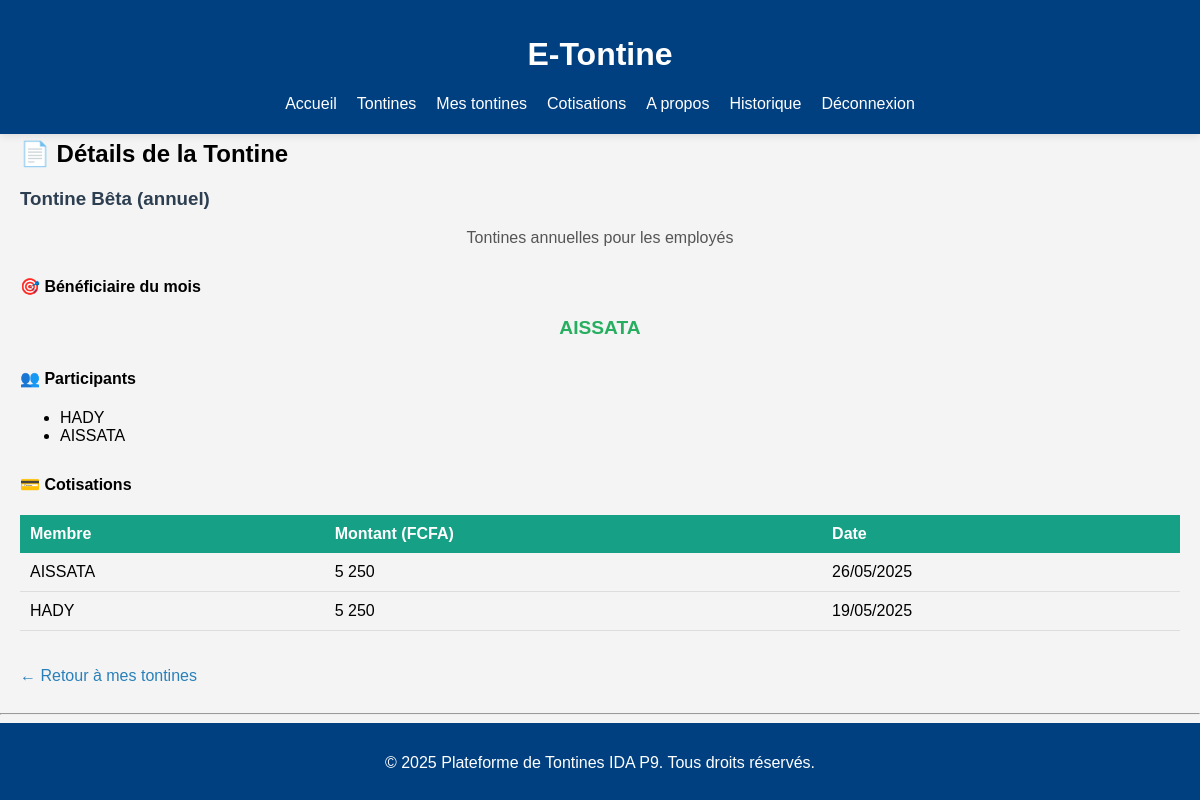
Page /details_tontine.php?tontine=10 (signed in) on the committed database.
### tables this page shows
CREATE TABLE `tontines` (
  `id` int(11) NOT NULL,
  `nom` varchar(100) NOT NULL,
  `description` text DEFAULT NULL,
  `type` enum('mensuel','annuel') NOT NULL,
  `date_creation` date NOT NULL,
  `createur_id` int(11) NOT NULL,
  `montant` decimal(10,2) NOT NULL,
  `frequence` enum('quotidien','hebdomadaire','mensuel') NOT NULL,
  `date_debut` date NOT NULL,
  `statut` enum('active','terminee') DEFAULT 'active',
  `created_by` int(11) DEFAULT NULL,
  `created_at` timestamp NOT NULL DEFAULT current_timestamp()
);

CREATE TABLE `users` (
  `id` int(11) NOT NULL,
  `username` varchar(50) NOT NULL,
  `password` varchar(255) NOT NULL,
  `telephone` varchar(9) NOT NULL,
  `Adresse` varchar(100) NOT NULL,
  `email` varchar(255) DEFAULT NULL,
  `reset_token` varchar(64) DEFAULT NULL,
  `token_expire` datetime DEFAULT NULL
);

CREATE TABLE `participations` (
  `id` int(11) NOT NULL,
  `user_id` int(11) NOT NULL,
  `tontine_id` int(11) NOT NULL,
  `date_participation` date DEFAULT curdate(),
  `created_at` datetime DEFAULT current_timestamp()
);

CREATE TABLE `cotisations` (
  `id` int(11) NOT NULL,
  `tontine_id` int(11) DEFAULT NULL,
  `user_id` int(11) DEFAULT NULL,
  `montant` decimal(10,2) DEFAULT NULL,
  `date_paiement` date DEFAULT curdate(),
  `statut` enum('payé','en attente') DEFAULT 'payé',
  `date_cotisation` datetime NOT NULL DEFAULT current_timestamp()
);

### details_tontine.php (the view, shortened to what this page needs)
<?php
require_once 'includes/db.php';
include 'includes/header.php';
$tontine_id = (int)$_GET['tontine'];
$stmt = $pdo->prepare("SELECT nom, type, description FROM tontines WHERE id = ?");
$stmt->execute([$tontine_id]);
$tontine = $stmt->fetch();
$stmt3 = $pdo->prepare("
    SELECT c.montant, c.date_cotisation, u.username
    FROM cotisations c
    JOIN users u ON c.user_id = u.id
    WHERE c.tontine_id = ?
    ORDER BY c.date_cotisation DESC
");
$stmt2 = $pdo->prepare("
    SELECT u.username, p.created_at
    FROM users u
    JOIN participations p ON p.user_id = u.id
    WHERE p.tontine_id = ?
    ORDER BY p.created_at ASC
");
$stmt2->execute([$tontine_id]);
$participants = $stmt2->fetchAll();
$currentMonthIndex = (int)date('n') - 1;
$beneficiaire = $participants[$currentMonthIndex % count($participants)]['username'];
$stmt3->execute([$tontine_id]);
$cotisations = $stmt3->fetchAll();
?>
<h2>📄 Détails de la Tontine</h2>
<section style="margin-bottom: 30px;">
    <h3 style="color: #2c3e50;"><?= htmlspecialchars($tontine['nom']) ?> (<?= $tontine['type'] ?>)</h3>
    <p style="color: #555;"><?= nl2br(htmlspecialchars($tontine['description'])) ?></p>
</section>
<section style="margin-bottom: 30px;">
    <h4>🎯 Bénéficiaire du mois</h4>
    <p style="font-size: 1.2em; font-weight: bold; color: #27ae60;">
        <?= htmlspecialchars($beneficiaire) ?>
    </p>
</section>
<section style="margin-bottom: 30px;">
    <h4>👥 Participants</h4>
    <ul>
        <?php foreach ($participants as $p): ?>
            <li><?= htmlspecialchars($p['username']) ?></li>
        <?php endforeach; ?>
    </ul>
</section>
<section>
    <h4>💳 Cotisations</h4>
    <?php if (empty($cotisations)): ?>
        <p>Aucune cotisation enregistrée pour cette tontine.</p>
    <?php else: ?>
        <table style="width: 100%; border-collapse: collapse;">
            <thead>
                <tr style="background-color: #16a085; color: white;">
                    <th style="padding: 10px; text-align: left;">Membre</th>
                    <th style="padding: 10px; text-align: left;">Montant (FCFA)</th>
                    <th style="padding: 10px; text-align: left;">Date</th>
                </tr>
            </thead>
            <tbody>
                <?php foreach ($cotisations as $c): ?>
                    <tr style="border-bottom: 1px solid #ddd;">
                        <td style="padding: 10px;"><?= htmlspecialchars($c['username']) ?></td>
                        <td style="padding: 10px;"><?= number_format($c['montant'], 0, ',', ' ') ?></td>
                        <td style="padding: 10px;"><?= date('d/m/Y', strtotime($c['date_cotisation'])) ?></td>
                    </tr>
                <?php endforeach; ?>
            </tbody>
        </table>
    <?php endif; ?>
</section>
<br><br>
<a href="mes_tontines.php" style="text-decoration: none; color: #2980b9;">← Retour à mes tontines</a>
<?php include 'includes/footer.php'; ?>

### assets/css/style.css (style rules this page uses)
body { font-family: Arial, sans-serif; background-color: #f4f4f4; margin: 0; padding: 0; }
p { text-align: center; }

### includes/header.php (style rules this page uses)
html, body { overflow-x: hidden; }
* { box-sizing: border-box; max-width: 100%; }

### rows in the picture
tontines: nom "Tontine Bêta", type "annuel", description "Tontines annuelles pour les employés"
users: username "AISSATA"
participations: user.username "HADY"
participations: user.username "AISSATA"
cotisations: user.username "AISSATA", montant "5 250", date_cotisation "26/05/2025"
cotisations: user.username "HADY", montant "5 250", date_cotisation "19/05/2025"
